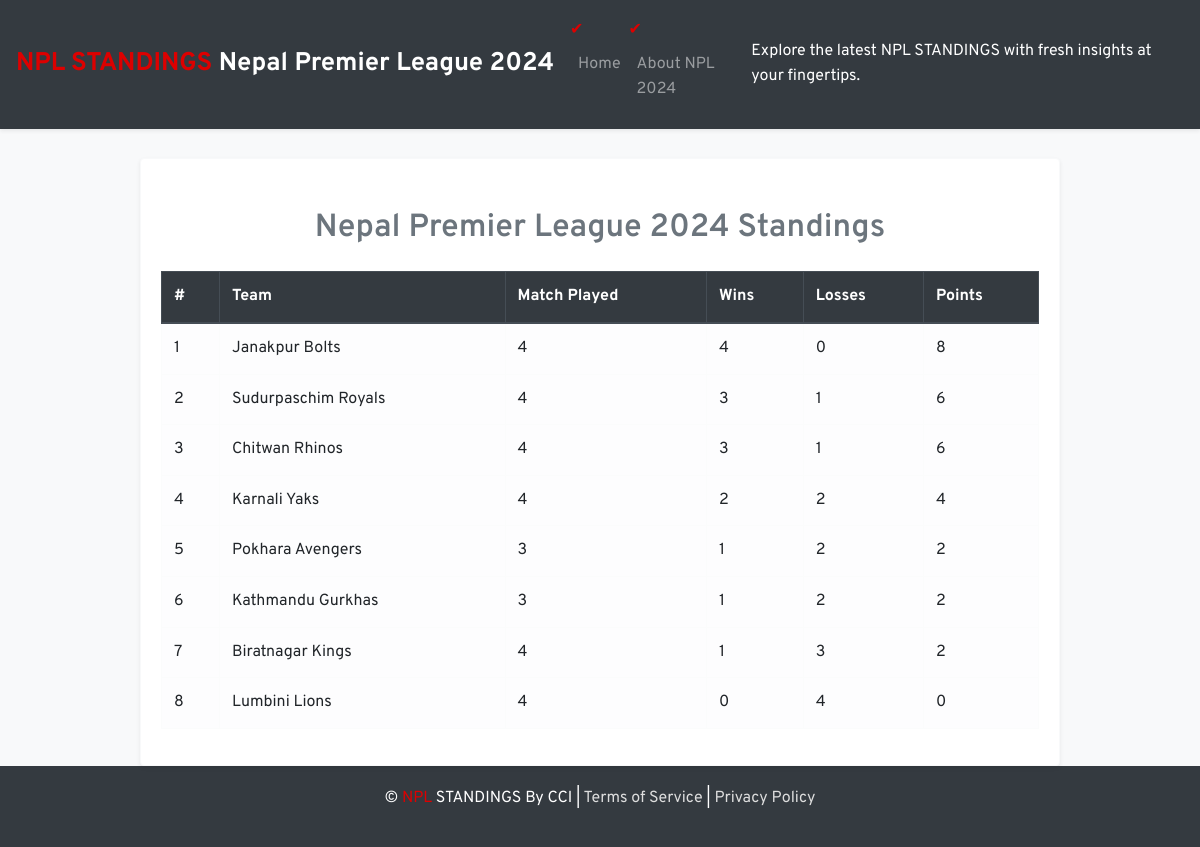
The page / on the database its author committed.
### app/models.py (models this page shows)
class Standing(db.Model):
    id = db.Column(db.Integer, primary_key=True)
    pos = db.Column(db.Integer, nullable=False)
    team = db.Column(db.String(100), nullable=False)
    pld = db.Column(db.Integer, nullable=False)
    w = db.Column(db.Integer, nullable=False)
    l = db.Column(db.Integer, nullable=False)
    nr = db.Column(db.Integer, nullable=False)
    pts = db.Column(db.Integer, nullable=False)
    nrr = db.Column(db.Float, nullable=False)
    last_updated = db.Column(db.DateTime, default=db.func.now(), onupdate=db.func.now())

### app/routes.py (the view)
@main.route('/')
def home():
    standings = Standing.query.order_by(Standing.w.desc()).all()
    return render_template('home.html', standings=standings)

### app/templates/home.html
{% extends 'base.html' %}
{% block content %}
<div class="container mt-5">
    <div class="row justify-content-center">
        <div class="col-lg-10 col-md-12">
            <div class="card shadow-sm border-light rounded">
                <div class="card-body">
                    <h2 class="text-center mb-4 text-secondary">Nepal Premier League 2024 Standings</h2>
                    <table class="table table-hover table-bordered table-striped">
                        <thead class="thead-dark">
                            <tr>
                                <th>#</th>
                                <th>Team</th>
                                <th>Match Played</th>
                                <th>Wins</th>
                                <th>Losses</th>
                                <th>Points</th>
                            </tr>
                        </thead>
                        <tbody>
                            {% for standing in standings %}
                            <tr class="table-light">
                                <td>{{ loop.index }}</td>
                                <td>{{ standing.team }}</td>
                                <td>{{ standing.pld }}</td>
                                <td>{{ standing.w }}</td>
                                <td>{{ standing.l }}</td>
                                <td>{{ standing.pts }}</td>
                            </tr>
                            {% endfor %}
                        </tbody>
                    </table>
                </div>
            </div>
        </div>
    </div>
</div>
{% endblock %}

### app/templates/base.html (shortened to what this page needs)
<!DOCTYPE html>
<html lang="en">
<head>
    <link rel="stylesheet" href="https://cdnjs.cloudflare.com/ajax/libs/twitter-bootstrap/4.6.0/css/bootstrap.min.css">
    <link rel="stylesheet" href="https://cdnjs.cloudflare.com/ajax/libs/font-awesome/5.15.4/css/all.min.css">
    <link rel="stylesheet" href="{{ url_for('static', filename='assets/css/style.css') }}">
</head>
<body>
    {% block navbar %}
    <div class="container-fluid nav-container">
        <nav class="navbar navbar-expand-lg navbar-dark bg-dark fixed-top shadow-sm">
            <a class="navbar-brand" href="{{ url_for('main.home') }}">
                <span class="logo">NPL STANDINGS</span> Nepal Premier League 2024
            </a>
            <div class="collapse navbar-collapse justify-content-end" id="navbarToggle">
                <ul class="navbar-nav">
                    <li class="nav-item"><a class="nav-link" href="{{ url_for('main.home') }}">Home</a></li>
                    <li class="nav-item"><a class="nav-link" href="{{ url_for('main.about') }}">About NPL 2024</a></li>
                </ul>
                <p class="navbar-text text-white ml-3">Explore the latest NPL STANDINGS with fresh insights at your fingertips.</p>
            </div>
        </nav>
    </div>
    {% endblock %}
    <div class="content">
        {% block content %}
        {% endblock %}
    </div>
    <footer>
        {% block footer %}
        <div class="container-fluid footer">
            <p class="text-center footer-text">© <span class="logo">NPL</span> STANDINGS By CCI | <a href="{{ url_for('main.terms_of_service') }}">Terms of Service</a> | <a href="{{ url_for('main.privacy_policy') }}">Privacy Policy</a></p>
        </div>
        {% endblock %}
    </footer>
</body>
</html>

### app/static/assets/css/style.css (style rules this page uses)
body, html { margin: 0; padding: 0; font-size: 16px; }
body { font-family: 'Overpass', 'Roboto', Tahoma, Geneva, Verdana, sans-serif; background-color: #f8f9fa; color: #333; line-height: 1.6; }
.nav-container { background-color: #343a40; padding-top: 10px; }
.navbar-brand { font-weight: bold; color: #fff; font-size: 1.6rem; }
.navbar-nav .nav-link { color: #ddd; font-size: 1rem; }
.navbar-text { margin-bottom: 0; color: #fff; }
.footer { background-color: #343a40; padding: 20px 0; color: #fff; text-align: center; }
.footer-text a { color: #ddd; text-decoration: none; }
.logo { color: #dd0000; }
.content { padding-top: 100px; min-height: calc(100vh - 240px); }
h1, h2 { color: #333; }
h2 { font-size: 2rem; font-weight: 600; margin-top: 30px; }
ul { list-style-type: none; padding-left: 0; }
ul li { margin: 10px 0; }
ul li::before { content: "✔"; color: #dd0000; margin-right: 10px; }

### rows shown on the page
Standing: team "Janakpur Bolts", pld "4", w "4", l "0", pts "8"
Standing: team "Sudurpaschim Royals", pld "4", w "3", l "1", pts "6"
Standing: team "Chitwan Rhinos", pld "4", w "3", l "1", pts "6"
Standing: team "Karnali Yaks", pld "4", w "2", l "2", pts "4"
Standing: team "Pokhara Avengers", pld "3", w "1", l "2", pts "2"
Standing: team "Kathmandu Gurkhas", pld "3", w "1", l "2", pts "2"
Standing: team "Biratnagar Kings", pld "4", w "1", l "3", pts "2"
Standing: team "Lumbini Lions", pld "4", w "0", l "4", pts "0"
